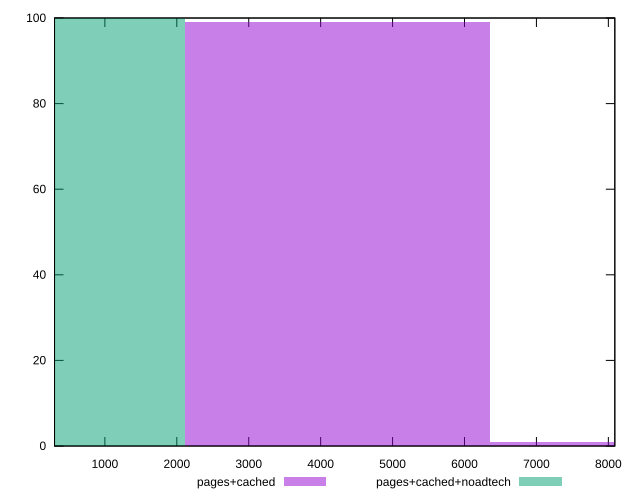

This chart was generated by the following gnuplot code:
reset

$pagesCached <<EOF
8468.778996334551 1
4234.389498167276 99
EOF

$pagesCachedNoadtech <<EOF
0 100
EOF

set key outside below
set boxwidth 4234.389498167276
set xrange [300:8090]
set yrange [0:100]
set trange [0:100]
set style fill transparent solid 0.5 noborder
set terminal svg size 640, 500 enhanced background rgb 'white'
set output "report_00022_2021-02-20T12:08:46.964Z/uses-text-compression/comparison/histogram/1_vs_2.svg"

plot $pagesCached title "pages+cached" with boxes, \
     $pagesCachedNoadtech title "pages+cached+noadtech" with boxes

reset
